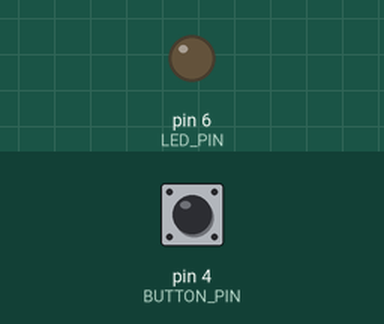
Bench run of a sketch on a simulated Arduino Uno, built with avr-gcc and run on an emulated ATmega328P. Shown: output pins drawn as LEDs (lit = HIGH). The inputs (shaded band) are chosen by the test bench; at power-on: pin 4 (BUTTON_PIN) LOW.

Above: at 1.2 s.
1.3 s: pin 4 (BUTTON_PIN) pulled HIGH for 3.2 s
At 4.4 s:
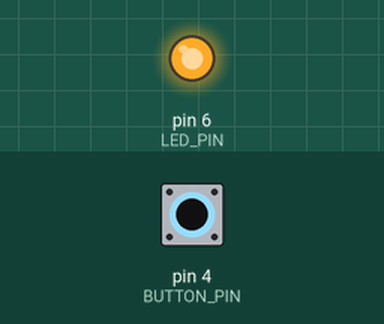
Timing chart, 0 to 5.9 s (numbered marks = the images above; inputs shaded):
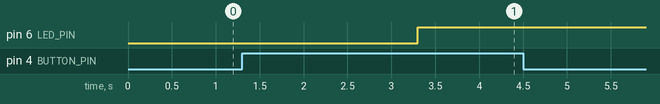

The sketch:

11.1.lightSwitch.ino
```cpp
/*
  Author: Andrew Yong Ly
  Learning Intention: Students will use a range of simple sensors to control an LED UI

  Student Notes:
  1. Make sure you include a copy of your schematic
  2. Students should use either the button or potentiometer in an unconventional way

  3. Suggested Grove ports: Button D4, Potentiometer A0, LED D6, Light sensor A3
*/

const int BUTTON_PIN = 4;  // Grove Button on D4
const int LED_PIN = 6;     // Grove LED on D6

int lightOn = 0; // 0 = light off, 1 = light on
int lastButtonState = LOW;
unsigned long pressStartTime = 0;
bool holding = false;

void setup() {
  pinMode(BUTTON_PIN, INPUT);
  pinMode(LED_PIN, OUTPUT);
}

void loop() {
  int buttonState = digitalRead(BUTTON_PIN);

  if (buttonState == HIGH && lastButtonState == LOW) {
    // button just got pressed, start the timer
    pressStartTime = millis();
    holding = true;
  }

  if (buttonState == HIGH && holding) {
    // still holding it down, check how long for
    if (millis() - pressStartTime >= 2000) {
      lightOn = !lightOn; // flip the light on/off
      holding = false;    // stop it flipping again while still held down
    }
  }

  if (buttonState == LOW) {
    holding = false; // button let go, reset for next time
  }

  digitalWrite(LED_PIN, lightOn ? HIGH : LOW);

  lastButtonState = buttonState;
}
```

Measured:
- after the input at 1.3 s, pin 6 (LED_PIN): LOW → HIGH after 2.0 s
